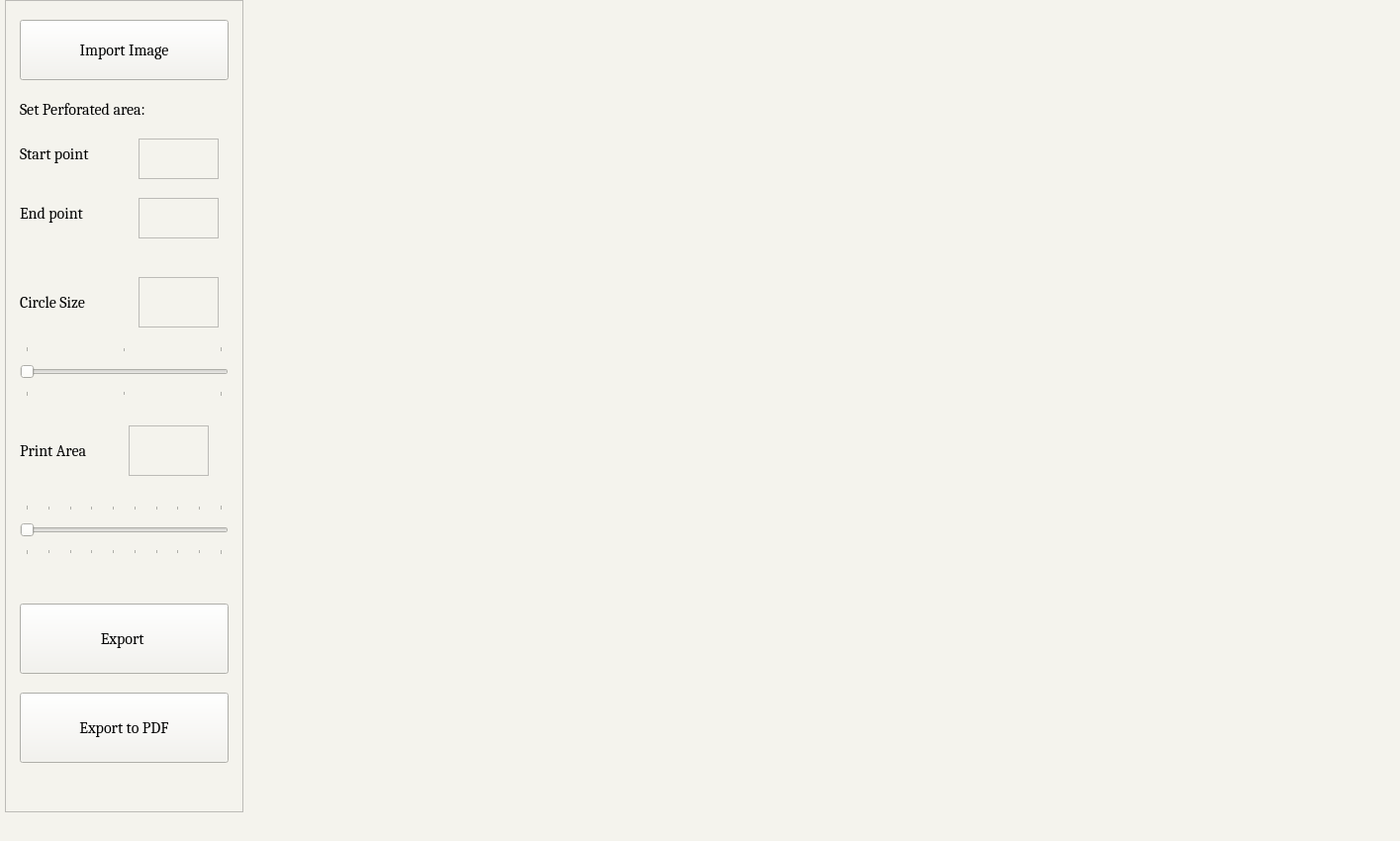
<?xml version="1.0" encoding="UTF-8"?>
<ui version="4.0">
 <class>MainWindow</class>
 <widget class="QMainWindow" name="MainWindow">
  <property name="geometry">
   <rect>
    <x>0</x>
    <y>0</y>
    <width>1415</width>
    <height>850</height>
   </rect>
  </property>
  <property name="font">
   <font>
    <family>Cambria</family>
    <pointsize>12</pointsize>
    <weight>50</weight>
    <italic>false</italic>
    <bold>false</bold>
   </font>
  </property>
  <property name="windowTitle">
   <string>Focal-Design</string>
  </property>
  <property name="toolTip">
   <string/>
  </property>
  <property name="autoFillBackground">
   <bool>false</bool>
  </property>
  <property name="styleSheet">
   <string notr="true">background-color: rgb(244, 243, 237);
font: 12pt &quot;Cambria&quot;;
</string>
  </property>
  <widget class="QWidget" name="centralwidget">
   <widget class="QPushButton" name="btn_browse">
    <property name="geometry">
     <rect>
      <x>20</x>
      <y>20</y>
      <width>211</width>
      <height>61</height>
     </rect>
    </property>
    <property name="font">
     <font>
      <family>Cambria</family>
      <pointsize>12</pointsize>
      <weight>50</weight>
      <italic>false</italic>
      <bold>false</bold>
     </font>
    </property>
    <property name="autoFillBackground">
     <bool>false</bool>
    </property>
    <property name="text">
     <string>Import Image</string>
    </property>
   </widget>
   <widget class="QLabel" name="label">
    <property name="geometry">
     <rect>
      <x>20</x>
      <y>290</y>
      <width>91</width>
      <height>31</height>
     </rect>
    </property>
    <property name="font">
     <font>
      <family>Cambria</family>
      <pointsize>12</pointsize>
      <weight>50</weight>
      <italic>false</italic>
      <bold>false</bold>
     </font>
    </property>
    <property name="text">
     <string>Circle Size</string>
    </property>
   </widget>
   <widget class="QLabel" name="label_3">
    <property name="geometry">
     <rect>
      <x>20</x>
      <y>440</y>
      <width>91</width>
      <height>31</height>
     </rect>
    </property>
    <property name="font">
     <font>
      <family>Cambria</family>
      <pointsize>12</pointsize>
      <weight>50</weight>
      <italic>false</italic>
      <bold>false</bold>
     </font>
    </property>
    <property name="text">
     <string>Print Area</string>
    </property>
   </widget>
   <widget class="QPushButton" name="btn_save">
    <property name="geometry">
     <rect>
      <x>20</x>
      <y>610</y>
      <width>211</width>
      <height>71</height>
     </rect>
    </property>
    <property name="font">
     <font>
      <family>Cambria</family>
      <pointsize>12</pointsize>
      <weight>50</weight>
      <italic>false</italic>
      <bold>false</bold>
     </font>
    </property>
    <property name="text">
     <string>Export </string>
    </property>
   </widget>
   <widget class="QSlider" name="slider_rad">
    <property name="geometry">
     <rect>
      <x>20</x>
      <y>350</y>
      <width>211</width>
      <height>51</height>
     </rect>
    </property>
    <property name="font">
     <font>
      <family>Cambria</family>
      <pointsize>12</pointsize>
      <weight>50</weight>
      <italic>false</italic>
      <bold>false</bold>
     </font>
    </property>
    <property name="minimum">
     <number>10</number>
    </property>
    <property name="maximum">
     <number>30</number>
    </property>
    <property name="singleStep">
     <number>5</number>
    </property>
    <property name="value">
     <number>10</number>
    </property>
    <property name="orientation">
     <enum>Qt::Horizontal</enum>
    </property>
    <property name="tickPosition">
     <enum>QSlider::TicksBothSides</enum>
    </property>
    <property name="tickInterval">
     <number>10</number>
    </property>
   </widget>
   <widget class="QTextBrowser" name="text_rad">
    <property name="geometry">
     <rect>
      <x>140</x>
      <y>280</y>
      <width>81</width>
      <height>51</height>
     </rect>
    </property>
    <property name="font">
     <font>
      <family>Cambria</family>
      <pointsize>12</pointsize>
      <weight>50</weight>
      <italic>false</italic>
      <bold>false</bold>
     </font>
    </property>
   </widget>
   <widget class="QSlider" name="slider_area">
    <property name="geometry">
     <rect>
      <x>20</x>
      <y>510</y>
      <width>211</width>
      <height>51</height>
     </rect>
    </property>
    <property name="font">
     <font>
      <family>Cambria</family>
      <pointsize>12</pointsize>
      <weight>50</weight>
      <italic>false</italic>
      <bold>false</bold>
     </font>
    </property>
    <property name="minimum">
     <number>10</number>
    </property>
    <property name="maximum">
     <number>100</number>
    </property>
    <property name="singleStep">
     <number>10</number>
    </property>
    <property name="orientation">
     <enum>Qt::Horizontal</enum>
    </property>
    <property name="tickPosition">
     <enum>QSlider::TicksBothSides</enum>
    </property>
    <property name="tickInterval">
     <number>10</number>
    </property>
   </widget>
   <widget class="QTextBrowser" name="text_area">
    <property name="geometry">
     <rect>
      <x>130</x>
      <y>430</y>
      <width>81</width>
      <height>51</height>
     </rect>
    </property>
    <property name="font">
     <font>
      <family>Cambria</family>
      <pointsize>12</pointsize>
      <weight>50</weight>
      <italic>false</italic>
      <bold>false</bold>
     </font>
    </property>
   </widget>
   <widget class="QTableView" name="tableView">
    <property name="geometry">
     <rect>
      <x>5</x>
      <y>0</y>
      <width>241</width>
      <height>821</height>
     </rect>
    </property>
    <property name="cornerButtonEnabled">
     <bool>false</bool>
    </property>
   </widget>
   <widget class="QLabel" name="imgLabel">
    <property name="geometry">
     <rect>
      <x>270</x>
      <y>10</y>
      <width>1131</width>
      <height>801</height>
     </rect>
    </property>
    <property name="text">
     <string/>
    </property>
   </widget>
   <widget class="QPushButton" name="btn_pdf">
    <property name="geometry">
     <rect>
      <x>20</x>
      <y>700</y>
      <width>211</width>
      <height>71</height>
     </rect>
    </property>
    <property name="font">
     <font>
      <family>Cambria</family>
      <pointsize>12</pointsize>
      <weight>50</weight>
      <italic>false</italic>
      <bold>false</bold>
     </font>
    </property>
    <property name="text">
     <string>Export to PDF</string>
    </property>
   </widget>
   <widget class="QTextEdit" name="txtx1">
    <property name="geometry">
     <rect>
      <x>140</x>
      <y>140</y>
      <width>81</width>
      <height>41</height>
     </rect>
    </property>
   </widget>
   <widget class="QTextEdit" name="txtx2">
    <property name="geometry">
     <rect>
      <x>140</x>
      <y>200</y>
      <width>81</width>
      <height>41</height>
     </rect>
    </property>
   </widget>
   <widget class="QLabel" name="label_4">
    <property name="geometry">
     <rect>
      <x>20</x>
      <y>100</y>
      <width>181</width>
      <height>21</height>
     </rect>
    </property>
    <property name="font">
     <font>
      <family>Cambria</family>
      <pointsize>12</pointsize>
      <weight>50</weight>
      <italic>false</italic>
      <bold>false</bold>
     </font>
    </property>
    <property name="text">
     <string>Set Perforated area:</string>
    </property>
   </widget>
   <widget class="QLabel" name="label_6">
    <property name="geometry">
     <rect>
      <x>20</x>
      <y>140</y>
      <width>101</width>
      <height>31</height>
     </rect>
    </property>
    <property name="font">
     <font>
      <family>Cambria</family>
      <pointsize>12</pointsize>
      <weight>50</weight>
      <italic>false</italic>
      <bold>false</bold>
     </font>
    </property>
    <property name="text">
     <string>Start point</string>
    </property>
   </widget>
   <widget class="QLabel" name="label_7">
    <property name="geometry">
     <rect>
      <x>20</x>
      <y>200</y>
      <width>101</width>
      <height>31</height>
     </rect>
    </property>
    <property name="font">
     <font>
      <family>Cambria</family>
      <pointsize>12</pointsize>
      <weight>50</weight>
      <italic>false</italic>
      <bold>false</bold>
     </font>
    </property>
    <property name="text">
     <string>End point</string>
    </property>
   </widget>
   <zorder>tableView</zorder>
   <zorder>btn_browse</zorder>
   <zorder>label</zorder>
   <zorder>label_3</zorder>
   <zorder>btn_save</zorder>
   <zorder>slider_rad</zorder>
   <zorder>text_rad</zorder>
   <zorder>slider_area</zorder>
   <zorder>text_area</zorder>
   <zorder>imgLabel</zorder>
   <zorder>btn_pdf</zorder>
   <zorder>txtx1</zorder>
   <zorder>txtx2</zorder>
   <zorder>label_4</zorder>
   <zorder>label_6</zorder>
   <zorder>label_7</zorder>
  </widget>
  <widget class="QStatusBar" name="statusbar"/>
 </widget>
 <resources/>
 <connections/>
</ui>
